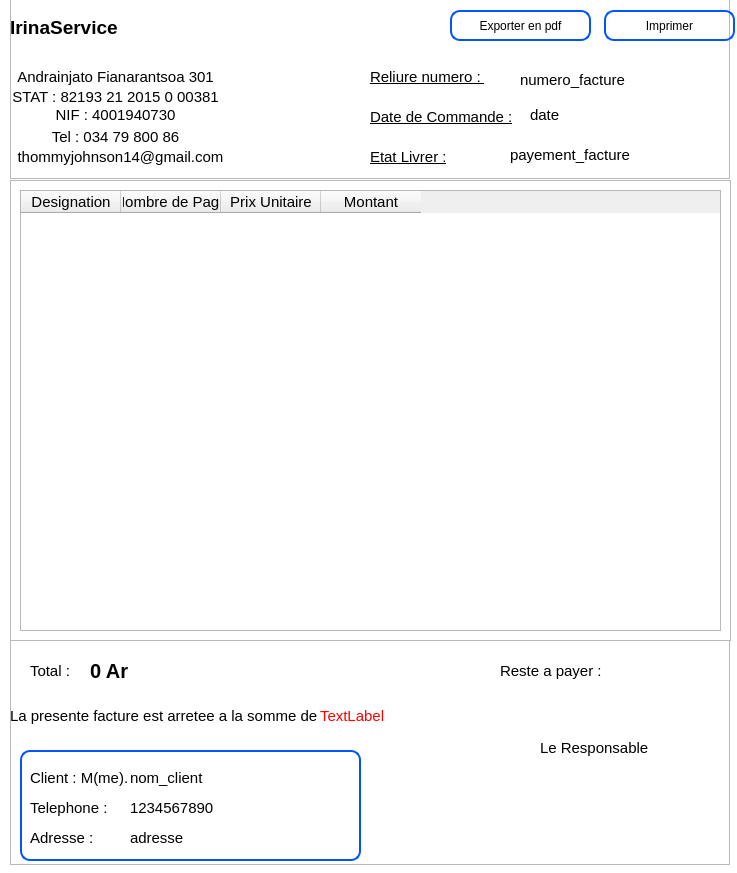
<?xml version="1.0" encoding="UTF-8"?>
<ui version="4.0">
 <class>Dialog</class>
 <widget class="QDialog" name="Dialog">
  <property name="geometry">
   <rect>
    <x>0</x>
    <y>0</y>
    <width>737</width>
    <height>873</height>
   </rect>
  </property>
  <property name="windowTitle">
   <string>Facture Reliure</string>
  </property>
  <property name="styleSheet">
   <string notr="true">QDialog{
	background-color: white;
}

#client_frame{
	border: 2px solid rgb(0, 85, 255);
	border-radius: 10px
}

#title_list{
	background-color:  rgb(85, 170, 255);
	color: white;
	padding-left: 10px;
	border-radius: 5px;
}

#reste_payer{
	color:  rgb(255, 85, 0);
}

#avance{
	color: rgb(0, 85, 255);
}

#change_state_btn{
	background-color: rgb(0, 170, 255);
	border-radius: 10px;
	cursor: pointer;
	color: white;
}</string>
  </property>
  <widget class="QFrame" name="frame">
   <property name="geometry">
    <rect>
     <x>10</x>
     <y>180</y>
     <width>721</width>
     <height>461</height>
    </rect>
   </property>
   <property name="frameShape">
    <enum>QFrame::Shape::StyledPanel</enum>
   </property>
   <property name="frameShadow">
    <enum>QFrame::Shadow::Raised</enum>
   </property>
   <layout class="QHBoxLayout" name="horizontalLayout">
    <item>
     <widget class="QTableWidget" name="tableWidget">
      <property name="minimumSize">
       <size>
        <width>550</width>
        <height>350</height>
       </size>
      </property>
      <property name="maximumSize">
       <size>
        <width>720</width>
        <height>500</height>
       </size>
      </property>
      <property name="baseSize">
       <size>
        <width>720</width>
        <height>500</height>
       </size>
      </property>
      <property name="font">
       <font>
        <pointsize>13</pointsize>
       </font>
      </property>
      <property name="lineWidth">
       <number>1</number>
      </property>
      <property name="sizeAdjustPolicy">
       <enum>QAbstractScrollArea::SizeAdjustPolicy::AdjustIgnored</enum>
      </property>
      <property name="editTriggers">
       <set>QAbstractItemView::EditTrigger::AnyKeyPressed|QAbstractItemView::EditTrigger::EditKeyPressed</set>
      </property>
      <attribute name="horizontalHeaderMinimumSectionSize">
       <number>40</number>
      </attribute>
      <attribute name="verticalHeaderDefaultSectionSize">
       <number>35</number>
      </attribute>
      <column>
       <property name="text">
        <string>Designation</string>
       </property>
       <property name="font">
        <font>
         <family>Arial</family>
         <pointsize>11</pointsize>
        </font>
       </property>
      </column>
      <column>
       <property name="text">
        <string>Nombre de Page</string>
       </property>
       <property name="font">
        <font>
         <family>Arial</family>
         <pointsize>11</pointsize>
        </font>
       </property>
      </column>
      <column>
       <property name="text">
        <string>Prix Unitaire</string>
       </property>
       <property name="font">
        <font>
         <family>Arial</family>
         <pointsize>11</pointsize>
        </font>
       </property>
      </column>
      <column>
       <property name="text">
        <string>Montant</string>
       </property>
       <property name="font">
        <font>
         <family>Arial</family>
         <pointsize>11</pointsize>
        </font>
       </property>
      </column>
     </widget>
    </item>
   </layout>
  </widget>
  <widget class="QPushButton" name="print_btn">
   <property name="geometry">
    <rect>
     <x>604</x>
     <y>10</y>
     <width>131</width>
     <height>31</height>
    </rect>
   </property>
   <property name="cursor">
    <cursorShape>PointingHandCursor</cursorShape>
   </property>
   <property name="styleSheet">
    <string notr="true">border: 2px solid rgb(0, 85, 255);
border-radius: 10px;</string>
   </property>
   <property name="text">
    <string>Imprimer</string>
   </property>
  </widget>
  <widget class="QFrame" name="footer_frame">
   <property name="geometry">
    <rect>
     <x>10</x>
     <y>640</y>
     <width>720</width>
     <height>225</height>
    </rect>
   </property>
   <property name="minimumSize">
    <size>
     <width>720</width>
     <height>225</height>
    </size>
   </property>
   <property name="maximumSize">
    <size>
     <width>720</width>
     <height>225</height>
    </size>
   </property>
   <property name="baseSize">
    <size>
     <width>720</width>
     <height>225</height>
    </size>
   </property>
   <property name="frameShape">
    <enum>QFrame::Shape::StyledPanel</enum>
   </property>
   <property name="frameShadow">
    <enum>QFrame::Shadow::Raised</enum>
   </property>
   <widget class="QLabel" name="label_8">
    <property name="geometry">
     <rect>
      <x>530</x>
      <y>100</y>
      <width>111</width>
      <height>16</height>
     </rect>
    </property>
    <property name="font">
     <font>
      <pointsize>11</pointsize>
     </font>
    </property>
    <property name="text">
     <string>Le Responsable</string>
    </property>
   </widget>
   <widget class="QLabel" name="label_5">
    <property name="geometry">
     <rect>
      <x>490</x>
      <y>20</y>
      <width>101</width>
      <height>21</height>
     </rect>
    </property>
    <property name="font">
     <font>
      <family>Arial</family>
      <pointsize>11</pointsize>
     </font>
    </property>
    <property name="text">
     <string>Reste a payer :</string>
    </property>
   </widget>
   <widget class="QLabel" name="label_11">
    <property name="geometry">
     <rect>
      <x>20</x>
      <y>20</y>
      <width>61</width>
      <height>21</height>
     </rect>
    </property>
    <property name="font">
     <font>
      <family>Arial</family>
      <pointsize>11</pointsize>
     </font>
    </property>
    <property name="text">
     <string>Total :</string>
    </property>
   </widget>
   <widget class="QLabel" name="total">
    <property name="geometry">
     <rect>
      <x>80</x>
      <y>20</y>
      <width>131</width>
      <height>21</height>
     </rect>
    </property>
    <property name="font">
     <font>
      <family>Arial</family>
      <pointsize>15</pointsize>
      <bold>true</bold>
     </font>
    </property>
    <property name="text">
     <string>0 Ar</string>
    </property>
   </widget>
   <widget class="QFrame" name="client_frame">
    <property name="geometry">
     <rect>
      <x>10</x>
      <y>110</y>
      <width>341</width>
      <height>111</height>
     </rect>
    </property>
    <property name="frameShape">
     <enum>QFrame::Shape::StyledPanel</enum>
    </property>
    <property name="frameShadow">
     <enum>QFrame::Shadow::Raised</enum>
    </property>
    <widget class="QLabel" name="label_6">
     <property name="geometry">
      <rect>
       <x>10</x>
       <y>20</y>
       <width>101</width>
       <height>16</height>
      </rect>
     </property>
     <property name="font">
      <font>
       <family>Arial</family>
       <pointsize>11</pointsize>
      </font>
     </property>
     <property name="text">
      <string>Client : M(me). </string>
     </property>
    </widget>
    <widget class="QLabel" name="nom_client">
     <property name="geometry">
      <rect>
       <x>110</x>
       <y>20</y>
       <width>221</width>
       <height>16</height>
      </rect>
     </property>
     <property name="font">
      <font>
       <family>Arial</family>
       <pointsize>11</pointsize>
      </font>
     </property>
     <property name="text">
      <string>nom_client</string>
     </property>
    </widget>
    <widget class="QLabel" name="label_7">
     <property name="geometry">
      <rect>
       <x>10</x>
       <y>50</y>
       <width>81</width>
       <height>16</height>
      </rect>
     </property>
     <property name="font">
      <font>
       <family>Arial</family>
       <pointsize>11</pointsize>
      </font>
     </property>
     <property name="text">
      <string>Telephone :</string>
     </property>
    </widget>
    <widget class="QLabel" name="numero_client">
     <property name="geometry">
      <rect>
       <x>110</x>
       <y>50</y>
       <width>211</width>
       <height>16</height>
      </rect>
     </property>
     <property name="font">
      <font>
       <family>Arial</family>
       <pointsize>11</pointsize>
      </font>
     </property>
     <property name="text">
      <string>1234567890</string>
     </property>
    </widget>
    <widget class="QLabel" name="label_9">
     <property name="geometry">
      <rect>
       <x>10</x>
       <y>80</y>
       <width>71</width>
       <height>16</height>
      </rect>
     </property>
     <property name="font">
      <font>
       <family>Arial</family>
       <pointsize>11</pointsize>
      </font>
     </property>
     <property name="text">
      <string>Adresse :</string>
     </property>
    </widget>
    <widget class="QLabel" name="adresse_client">
     <property name="geometry">
      <rect>
       <x>110</x>
       <y>80</y>
       <width>221</width>
       <height>16</height>
      </rect>
     </property>
     <property name="font">
      <font>
       <family>Arial</family>
       <pointsize>11</pointsize>
      </font>
     </property>
     <property name="text">
      <string>adresse</string>
     </property>
    </widget>
   </widget>
   <widget class="QLabel" name="label_17">
    <property name="geometry">
     <rect>
      <x>0</x>
      <y>65</y>
      <width>311</width>
      <height>21</height>
     </rect>
    </property>
    <property name="font">
     <font>
      <pointsize>11</pointsize>
     </font>
    </property>
    <property name="text">
     <string>La presente facture est arretee a la somme de :</string>
    </property>
   </widget>
   <widget class="QLabel" name="total_lettre">
    <property name="geometry">
     <rect>
      <x>310</x>
      <y>60</y>
      <width>441</width>
      <height>31</height>
     </rect>
    </property>
    <property name="font">
     <font>
      <pointsize>11</pointsize>
     </font>
    </property>
    <property name="styleSheet">
     <string notr="true">color: rgb(255, 0, 0);</string>
    </property>
    <property name="text">
     <string>TextLabel</string>
    </property>
   </widget>
  </widget>
  <widget class="QFrame" name="header_frame">
   <property name="geometry">
    <rect>
     <x>10</x>
     <y>-1</y>
     <width>720</width>
     <height>180</height>
    </rect>
   </property>
   <property name="minimumSize">
    <size>
     <width>720</width>
     <height>180</height>
    </size>
   </property>
   <property name="maximumSize">
    <size>
     <width>720</width>
     <height>180</height>
    </size>
   </property>
   <property name="baseSize">
    <size>
     <width>720</width>
     <height>180</height>
    </size>
   </property>
   <property name="frameShape">
    <enum>QFrame::Shape::StyledPanel</enum>
   </property>
   <property name="frameShadow">
    <enum>QFrame::Shadow::Raised</enum>
   </property>
   <widget class="QLabel" name="statut_facture">
    <property name="geometry">
     <rect>
      <x>500</x>
      <y>145</y>
      <width>121</width>
      <height>21</height>
     </rect>
    </property>
    <property name="font">
     <font>
      <pointsize>11</pointsize>
     </font>
    </property>
    <property name="text">
     <string>payement_facture</string>
    </property>
   </widget>
   <widget class="QLabel" name="label_16">
    <property name="geometry">
     <rect>
      <x>0</x>
      <y>150</y>
      <width>221</width>
      <height>16</height>
     </rect>
    </property>
    <property name="font">
     <font>
      <pointsize>11</pointsize>
     </font>
    </property>
    <property name="text">
     <string>thommyjohnson14@gmail.com</string>
    </property>
    <property name="alignment">
     <set>Qt::AlignmentFlag::AlignCenter</set>
    </property>
   </widget>
   <widget class="QLabel" name="date_facture">
    <property name="geometry">
     <rect>
      <x>520</x>
      <y>106</y>
      <width>171</width>
      <height>20</height>
     </rect>
    </property>
    <property name="font">
     <font>
      <pointsize>11</pointsize>
     </font>
    </property>
    <property name="text">
     <string>date</string>
    </property>
   </widget>
   <widget class="QLabel" name="label">
    <property name="geometry">
     <rect>
      <x>360</x>
      <y>70</y>
      <width>121</width>
      <height>16</height>
     </rect>
    </property>
    <property name="font">
     <font>
      <pointsize>11</pointsize>
      <underline>true</underline>
     </font>
    </property>
    <property name="text">
     <string>Reliure numero : </string>
    </property>
   </widget>
   <widget class="QLabel" name="label_2">
    <property name="geometry">
     <rect>
      <x>0</x>
      <y>20</y>
      <width>161</width>
      <height>16</height>
     </rect>
    </property>
    <property name="font">
     <font>
      <family>Arial</family>
      <pointsize>14</pointsize>
      <bold>true</bold>
     </font>
    </property>
    <property name="text">
     <string>IrinaService</string>
    </property>
   </widget>
   <widget class="QLabel" name="label_14">
    <property name="geometry">
     <rect>
      <x>0</x>
      <y>106</y>
      <width>211</width>
      <height>20</height>
     </rect>
    </property>
    <property name="font">
     <font>
      <pointsize>11</pointsize>
     </font>
    </property>
    <property name="text">
     <string>NIF : 4001940730</string>
    </property>
    <property name="alignment">
     <set>Qt::AlignmentFlag::AlignCenter</set>
    </property>
   </widget>
   <widget class="QLabel" name="numero_facture">
    <property name="geometry">
     <rect>
      <x>510</x>
      <y>70</y>
      <width>191</width>
      <height>21</height>
     </rect>
    </property>
    <property name="font">
     <font>
      <pointsize>11</pointsize>
     </font>
    </property>
    <property name="text">
     <string>numero_facture</string>
    </property>
   </widget>
   <widget class="QLabel" name="label_3">
    <property name="geometry">
     <rect>
      <x>360</x>
      <y>110</y>
      <width>151</width>
      <height>16</height>
     </rect>
    </property>
    <property name="font">
     <font>
      <pointsize>11</pointsize>
      <underline>true</underline>
     </font>
    </property>
    <property name="text">
     <string>Date de Commande :</string>
    </property>
   </widget>
   <widget class="QLabel" name="label_4">
    <property name="geometry">
     <rect>
      <x>360</x>
      <y>150</y>
      <width>141</width>
      <height>16</height>
     </rect>
    </property>
    <property name="font">
     <font>
      <pointsize>11</pointsize>
      <underline>true</underline>
     </font>
    </property>
    <property name="text">
     <string>Etat Livrer :</string>
    </property>
   </widget>
   <widget class="QLabel" name="label_13">
    <property name="geometry">
     <rect>
      <x>0</x>
      <y>90</y>
      <width>211</width>
      <height>16</height>
     </rect>
    </property>
    <property name="font">
     <font>
      <pointsize>11</pointsize>
     </font>
    </property>
    <property name="text">
     <string>STAT : 82193 21 2015 0 00381</string>
    </property>
    <property name="alignment">
     <set>Qt::AlignmentFlag::AlignCenter</set>
    </property>
   </widget>
   <widget class="QLabel" name="label_12">
    <property name="geometry">
     <rect>
      <x>0</x>
      <y>70</y>
      <width>211</width>
      <height>16</height>
     </rect>
    </property>
    <property name="font">
     <font>
      <pointsize>11</pointsize>
     </font>
    </property>
    <property name="text">
     <string>Andrainjato Fianarantsoa 301</string>
    </property>
    <property name="alignment">
     <set>Qt::AlignmentFlag::AlignCenter</set>
    </property>
   </widget>
   <widget class="QLabel" name="label_15">
    <property name="geometry">
     <rect>
      <x>0</x>
      <y>130</y>
      <width>211</width>
      <height>16</height>
     </rect>
    </property>
    <property name="font">
     <font>
      <pointsize>11</pointsize>
     </font>
    </property>
    <property name="text">
     <string>Tel : 034 79 800 86</string>
    </property>
    <property name="alignment">
     <set>Qt::AlignmentFlag::AlignCenter</set>
    </property>
   </widget>
  </widget>
  <widget class="QPushButton" name="pushButton">
   <property name="geometry">
    <rect>
     <x>450</x>
     <y>10</y>
     <width>141</width>
     <height>31</height>
    </rect>
   </property>
   <property name="cursor">
    <cursorShape>PointingHandCursor</cursorShape>
   </property>
   <property name="styleSheet">
    <string notr="true">border: 2px solid rgb(0, 85, 255);
border-radius: 10px;</string>
   </property>
   <property name="text">
    <string>Exporter en pdf</string>
   </property>
  </widget>
  <zorder>frame</zorder>
  <zorder>footer_frame</zorder>
  <zorder>header_frame</zorder>
  <zorder>print_btn</zorder>
  <zorder>pushButton</zorder>
 </widget>
 <resources/>
 <connections/>
</ui>
